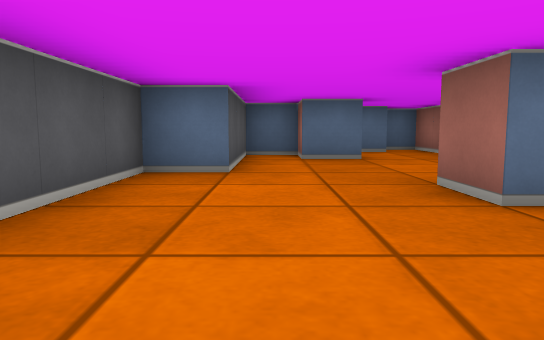
[1] (above)

15 first-person views from a walk through a cub3D ray-caster map. The camera is about half as high as the walls, tilts 6° down and sees 70° across. The floor is counted in squares. Each view is taken from the middle of a square. On the plan, view 1 faces up. The plan holds only what a view shows up to about 9 squares ahead; the rest is blank.

[2]
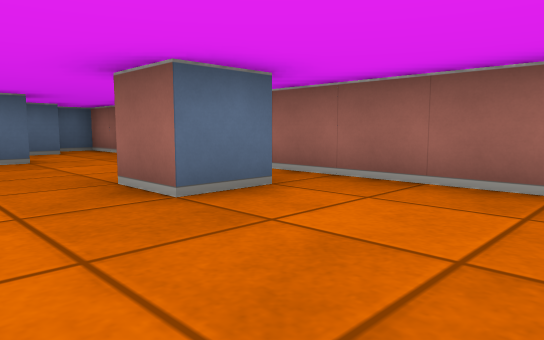

[3]
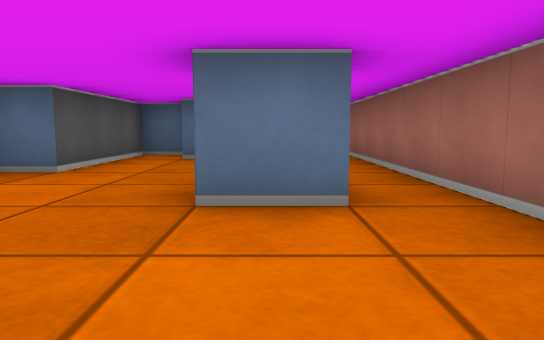

[4]
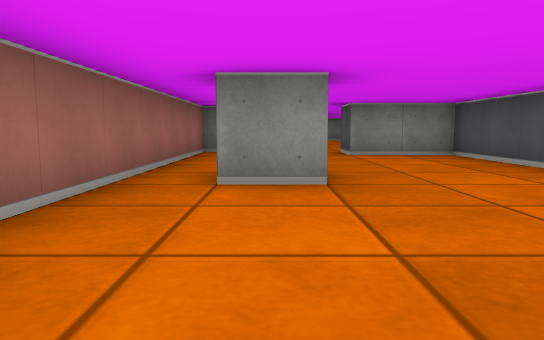

[5]
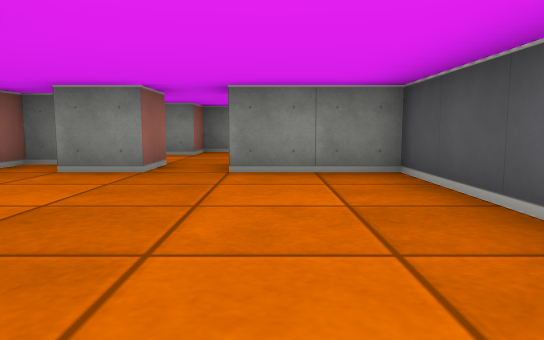

[6]
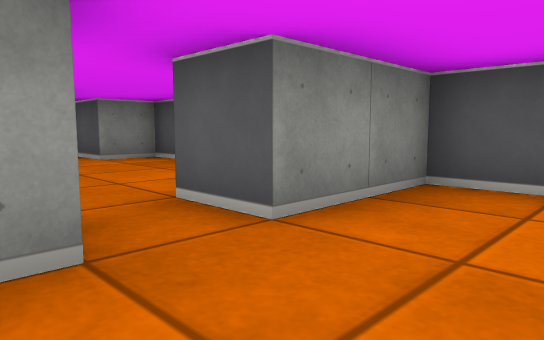

[7]
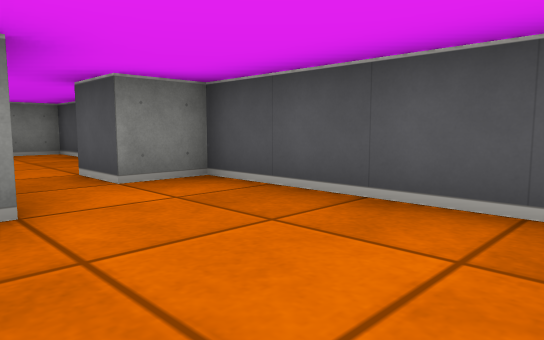

[8]
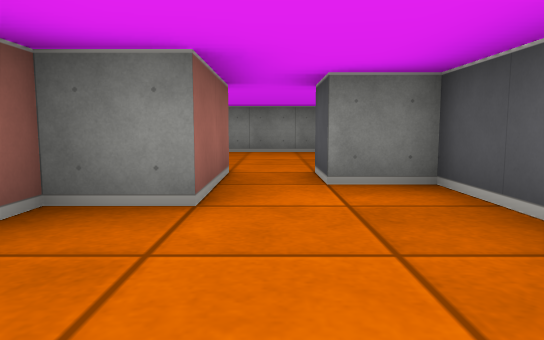

[9]
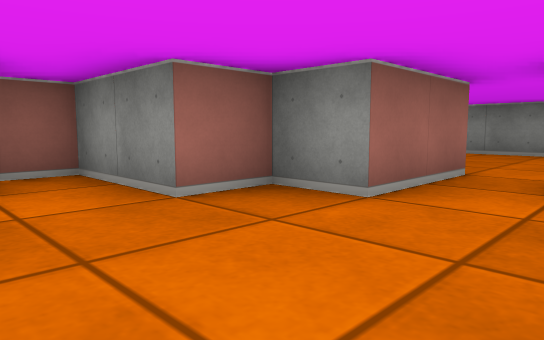

[10]
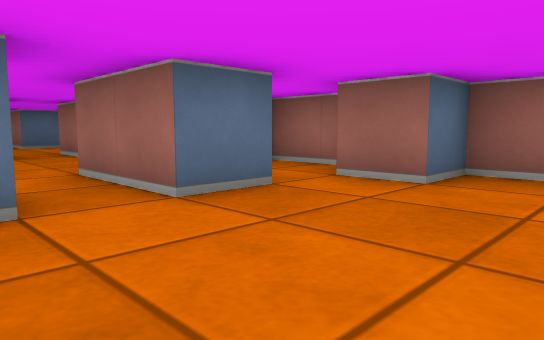

[11]
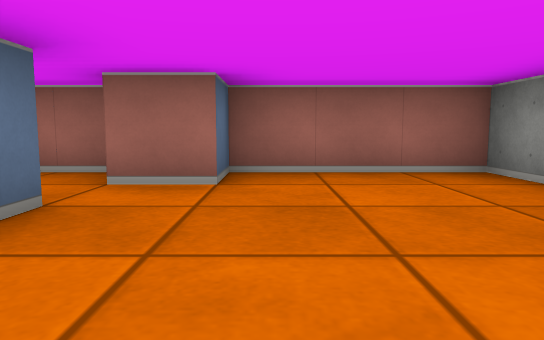

[12]
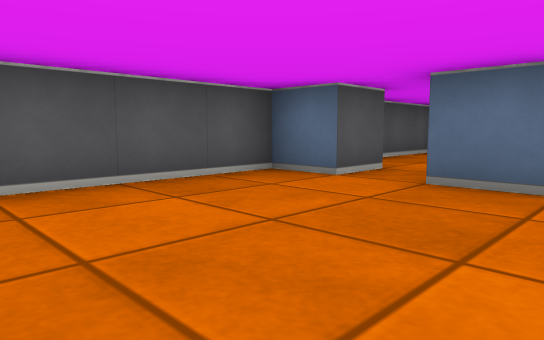

[13]
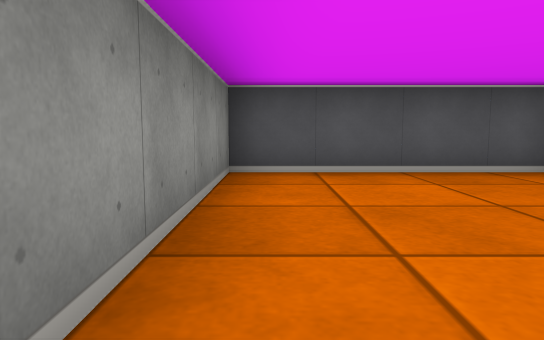

[14]
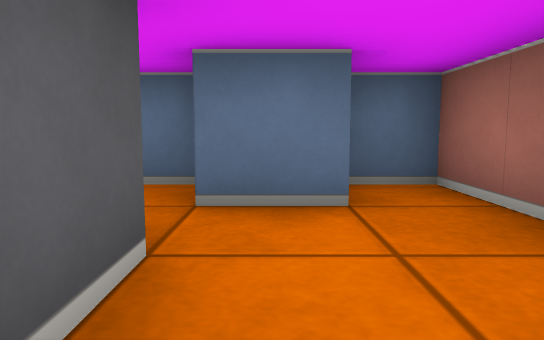

[15]
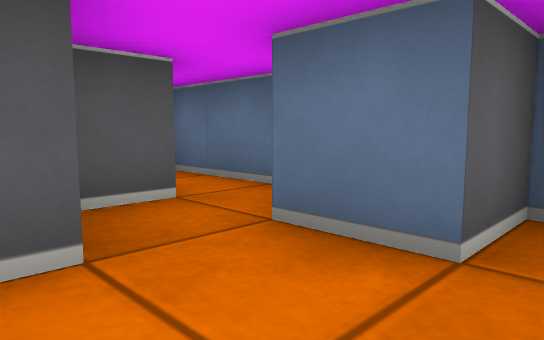

### Floor plan
Points are (right, up) in squares from view 1. A wall is a line through its corners. A room is listed if a view was taken in it or the views show most of it. See-through windows are left out.
Room 1 (views 1, 2, 3, 4, 5, 6, 14, 15)
walls: (2.6, 2.5) (1.5, 2.5) (1.5, 3.5) (2.5, 3.5); (0.5, 7.5) (-0.5, 7.5) (-0.5, 4.5) (-1.5, 4.5) (-1.5, -0.5) (0.5, -0.5); (1.5, 7.6) (1.5, 6.5) (0.5, 6.5); (1.5, -0.5) (2.5, -0.5); (0.5, 8.6) (0.5, 7.8); (3, -1.5) (3.5, -1.5) (3.5, 9.5) (2.5, 9.5) (2.5, 8.5) (1.5, 8.5)
ways out: opening at (1, -1) to room 2
Room 2 (views 7, 8, 9)
walls: (-1.5, -1.8) (-1.5, -5.5) (-0.5, -5.5); (1.5, -1.6) (1.5, -0.5); (0.5, -5.5) (0.5, -4.5) (1.5, -4.5) (1.5, -3.5) (3.5, -3.5) (3.5, -2.8); (0.5, -0.5) (0.5, -1.5)
ways out: opening at (1, -1) to room 1; opening at (0, -5) to room 3
Room 3 (views 10, 11, 12, 13)
walls: (1.5, -6.5) (0.5, -6.5) (0.5, -5.5); (-0.5, -5.5) (-0.5, -6.5) (-1.5, -6.5) (-1.5, -10.5) (3.5, -10.5) (3.5, -7.5) (2.5, -7.5) (2.5, -6.5); (3.5, -6.1) (3.5, -4.5)
ways out: opening at (0, -5) to room 2

Where each view was taken, in squares from view 1:
view 1: 0 up, 0 right, facing up
view 2: 0 up, 0 right, facing up-right
view 3: 0 up, 2 right, facing up
view 4: 7 up, 2 right, facing down
view 5: 4 up, 0 right, facing down
view 6: 1 up, 2 right, facing down-left
view 7: 2 down, 1 right, facing down-left
view 8: 2 down, 0 right, facing down
view 9: 2 down, 1 left, facing down-right
view 10: 9 down, 1 left, facing up-right
view 11: 8 down, 1 left, facing right
view 12: 10 down, 2 right, facing up-left
view 13: 10 down, 3 right, facing left
view 14: 6 up, 2 right, facing up
view 15: 7 up, 3 right, facing up-left
